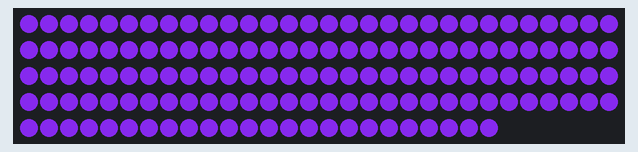
Simulated run of this sketch. Board: Arduino Uno, built with avr-gcc and run on an emulated ATmega328P. Parts: 144 RGB LEDs in strip order, left to right, continuing on the next row. Dim RGB values are drawn brighter than linear.

Above: at 0.1 s.

The sketch:

3-led-stripe.ino
```cpp
/// @file    Blink.ino
/// @brief   Blink the first LED of an LED strip
/// @example Blink.ino

#include <FastLED.h>

// How many leds in your strip?
#define NUM_LEDS 144

// For led chips like WS2812, which have a data line, ground, and power, you just
// need to define DATA_PIN.  For led chipsets that are SPI based (four wires - data, clock,
// ground, and power), like the LPD8806 define both DATA_PIN and CLOCK_PIN
// Clock pin only needed for SPI based chipsets when not using hardware SPI
#define DATA_PIN 3
#define CLOCK_PIN 13

// Define the array of leds
CRGB leds[NUM_LEDS];

void setup() {
    // Uncomment/edit one of the following lines for your leds arrangement.
    // ## Clockless types ##
    FastLED.addLeds<NEOPIXEL, DATA_PIN>(leds, NUM_LEDS);  // GRB ordering is assumed
    // FastLED.addLeds<SM16703, DATA_PIN, RGB>(leds, NUM_LEDS);
    // FastLED.addLeds<TM1829, DATA_PIN, RGB>(leds, NUM_LEDS);
    // FastLED.addLeds<TM1812, DATA_PIN, RGB>(leds, NUM_LEDS);
    // FastLED.addLeds<TM1809, DATA_PIN, RGB>(leds, NUM_LEDS);
    // FastLED.addLeds<TM1804, DATA_PIN, RGB>(leds, NUM_LEDS);
    // FastLED.addLeds<TM1803, DATA_PIN, RGB>(leds, NUM_LEDS);
    // FastLED.addLeds<UCS1903, DATA_PIN, RGB>(leds, NUM_LEDS);
    // FastLED.addLeds<UCS1903B, DATA_PIN, RGB>(leds, NUM_LEDS);
    // FastLED.addLeds<UCS1904, DATA_PIN, RGB>(leds, NUM_LEDS);
    // FastLED.addLeds<UCS2903, DATA_PIN, RGB>(leds, NUM_LEDS);
    // FastLED.addLeds<WS2812, DATA_PIN, RGB>(leds, NUM_LEDS);  // GRB ordering is typical
    // FastLED.addLeds<WS2852, DATA_PIN, RGB>(leds, NUM_LEDS);  // GRB ordering is typical
    // FastLED.addLeds<WS2812B, DATA_PIN, RGB>(leds, NUM_LEDS);  // GRB ordering is typical
    // FastLED.addLeds<GS1903, DATA_PIN, RGB>(leds, NUM_LEDS);
    // FastLED.addLeds<SK6812, DATA_PIN, RGB>(leds, NUM_LEDS);  // GRB ordering is typical
    // FastLED.addLeds<SK6822, DATA_PIN, RGB>(leds, NUM_LEDS);
    // FastLED.addLeds<APA106, DATA_PIN, RGB>(leds, NUM_LEDS);
    // FastLED.addLeds<PL9823, DATA_PIN, RGB>(leds, NUM_LEDS);
    // FastLED.addLeds<SK6822, DATA_PIN, RGB>(leds, NUM_LEDS);
    // FastLED.addLeds<WS2811, DATA_PIN, RGB>(leds, NUM_LEDS);
    // FastLED.addLeds<WS2813, DATA_PIN, RGB>(leds, NUM_LEDS);
    // FastLED.addLeds<APA104, DATA_PIN, RGB>(leds, NUM_LEDS);
    // FastLED.addLeds<WS2811_400, DATA_PIN, RGB>(leds, NUM_LEDS);
    // FastLED.addLeds<GE8822, DATA_PIN, RGB>(leds, NUM_LEDS);
    // FastLED.addLeds<GW6205, DATA_PIN, RGB>(leds, NUM_LEDS);
    // FastLED.addLeds<GW6205_400, DATA_PIN, RGB>(leds, NUM_LEDS);
    // FastLED.addLeds<LPD1886, DATA_PIN, RGB>(leds, NUM_LEDS);
    // FastLED.addLeds<LPD1886_8BIT, DATA_PIN, RGB>(leds, NUM_LEDS);
    // ## Clocked (SPI) types ##
    // FastLED.addLeds<LPD6803, DATA_PIN, CLOCK_PIN, RGB>(leds, NUM_LEDS);  // GRB ordering is typical
    // FastLED.addLeds<LPD8806, DATA_PIN, CLOCK_PIN, RGB>(leds, NUM_LEDS);  // GRB ordering is typical
    // FastLED.addLeds<WS2801, DATA_PIN, CLOCK_PIN, RGB>(leds, NUM_LEDS);
    // FastLED.addLeds<WS2803, DATA_PIN, CLOCK_PIN, RGB>(leds, NUM_LEDS);
    // FastLED.addLeds<SM16716, DATA_PIN, CLOCK_PIN, RGB>(leds, NUM_LEDS);
    // FastLED.addLeds<P9813, DATA_PIN, CLOCK_PIN, RGB>(leds, NUM_LEDS);  // BGR ordering is typical
    // FastLED.addLeds<DOTSTAR, DATA_PIN, CLOCK_PIN, RGB>(leds, NUM_LEDS);  // BGR ordering is typical
    // FastLED.addLeds<APA102, DATA_PIN, CLOCK_PIN, RGB>(leds, NUM_LEDS);  // BGR ordering is typical
    // FastLED.addLeds<SK9822, DATA_PIN, CLOCK_PIN, RGB>(leds, NUM_LEDS);  // BGR ordering is typical
}

void loop() {
  for(int i = 0; i < 144; i++){
      leds[i] = CRGB(112, 34, 199);
    }
    FastLED.show();
    delay(500);
      for(int i = 0; i < 144; i++){
      leds[i] = CRGB::Black;
    }
    FastLED.show();
    delay(500);
}
```
